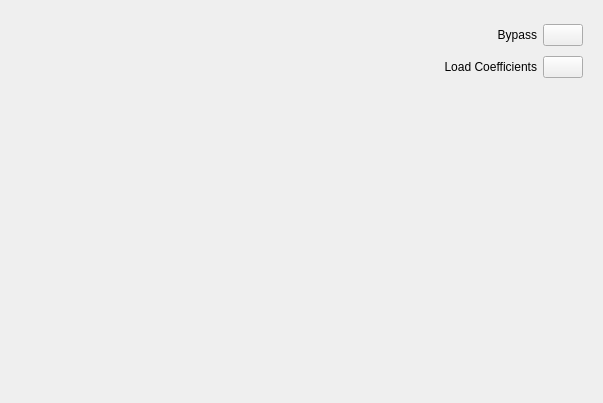
<?xml version="1.0" encoding="UTF-8"?>
<ui version="4.0">
 <class>CfgSettingFIRCustom</class>
 <widget class="QWidget" name="CfgSettingFIRCustom">
  <property name="geometry">
   <rect>
    <x>0</x>
    <y>0</y>
    <width>603</width>
    <height>403</height>
   </rect>
  </property>
  <property name="windowTitle">
   <string>Form</string>
  </property>
  <layout class="QVBoxLayout" name="verticalLayout">
   <item>
    <widget class="QWidget" name="widget" native="true">
     <property name="minimumSize">
      <size>
       <width>0</width>
       <height>0</height>
      </size>
     </property>
     <property name="maximumSize">
      <size>
       <width>16777215</width>
       <height>80</height>
      </size>
     </property>
     <layout class="QGridLayout" name="gridLayout">
      <item row="0" column="2">
       <widget class="QPushButton" name="pushButton_2">
        <property name="text">
         <string/>
        </property>
        <property name="checkable">
         <bool>true</bool>
        </property>
       </widget>
      </item>
      <item row="0" column="1">
       <widget class="QLabel" name="label_2">
        <property name="text">
         <string>Bypass</string>
        </property>
        <property name="alignment">
         <set>Qt::AlignRight|Qt::AlignTrailing|Qt::AlignVCenter</set>
        </property>
       </widget>
      </item>
      <item row="1" column="1">
       <widget class="QLabel" name="label">
        <property name="text">
         <string>Load Coefficients</string>
        </property>
        <property name="alignment">
         <set>Qt::AlignRight|Qt::AlignTrailing|Qt::AlignVCenter</set>
        </property>
       </widget>
      </item>
      <item row="1" column="2">
       <widget class="QPushButton" name="pushButton">
        <property name="text">
         <string/>
        </property>
       </widget>
      </item>
      <item row="0" column="0">
       <spacer name="horizontalSpacer">
        <property name="orientation">
         <enum>Qt::Horizontal</enum>
        </property>
        <property name="sizeHint" stdset="0">
         <size>
          <width>40</width>
          <height>20</height>
         </size>
        </property>
       </spacer>
      </item>
     </layout>
    </widget>
   </item>
   <item>
    <widget class="EqGraph" name="eqGraph" native="true"/>
   </item>
  </layout>
 </widget>
 <customwidgets>
  <customwidget>
   <class>EqGraph</class>
   <extends>QWidget</extends>
   <header>customWidget/eqgraph.h</header>
   <container>1</container>
  </customwidget>
 </customwidgets>
 <resources/>
 <connections/>
</ui>
